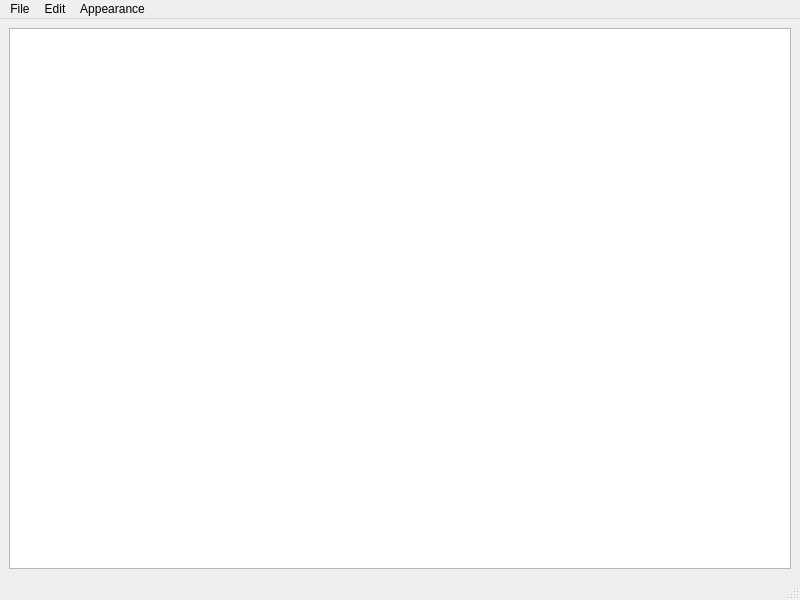
<?xml version="1.0" encoding="UTF-8"?>
<ui version="4.0">
 <class>MainWindow</class>
 <widget class="QMainWindow" name="MainWindow">
  <property name="geometry">
   <rect>
    <x>0</x>
    <y>0</y>
    <width>800</width>
    <height>600</height>
   </rect>
  </property>
  <property name="windowTitle">
   <string>MainWindow</string>
  </property>
  <property name="styleSheet">
   <string notr="true"/>
  </property>
  <widget class="QWidget" name="centralwidget">
   <layout class="QGridLayout" name="gridLayout">
    <item row="0" column="0">
     <widget class="QTextEdit" name="textEdit"/>
    </item>
   </layout>
  </widget>
  <widget class="QMenuBar" name="menubar">
   <property name="geometry">
    <rect>
     <x>0</x>
     <y>0</y>
     <width>800</width>
     <height>21</height>
    </rect>
   </property>
   <widget class="QMenu" name="menuFile">
    <property name="title">
     <string>File</string>
    </property>
    <addaction name="actionNew"/>
    <addaction name="actionOpen"/>
    <addaction name="separator"/>
    <addaction name="actionSave"/>
    <addaction name="actionSave_as"/>
   </widget>
   <widget class="QMenu" name="menuEdit">
    <property name="title">
     <string>Edit</string>
    </property>
    <addaction name="actionUndo"/>
    <addaction name="actionRedo"/>
    <addaction name="separator"/>
    <addaction name="actionCut"/>
    <addaction name="actionCopy"/>
    <addaction name="actionPaste"/>
   </widget>
   <widget class="QMenu" name="menuAppearance">
    <property name="title">
     <string>Appearance</string>
    </property>
    <addaction name="actionSet_Dark_Mode"/>
    <addaction name="actionSet_Light_Mode"/>
    <addaction name="separator"/>
    <addaction name="separator"/>
    <addaction name="actionIncrease_Font_Size"/>
    <addaction name="actionDecrease_Font_Size"/>
   </widget>
   <addaction name="menuFile"/>
   <addaction name="menuEdit"/>
   <addaction name="menuAppearance"/>
  </widget>
  <widget class="QStatusBar" name="statusbar"/>
  <action name="actionNew">
   <property name="text">
    <string>New</string>
   </property>
   <property name="shortcut">
    <string>Ctrl+N</string>
   </property>
  </action>
  <action name="actionOpen">
   <property name="text">
    <string>Open</string>
   </property>
  </action>
  <action name="actionSave">
   <property name="text">
    <string>Save</string>
   </property>
   <property name="shortcut">
    <string>Ctrl+S, Return</string>
   </property>
  </action>
  <action name="actionSave_as">
   <property name="text">
    <string>Save as</string>
   </property>
  </action>
  <action name="actionSet_Dark_Mode">
   <property name="text">
    <string>Set Dark Mode</string>
   </property>
  </action>
  <action name="actionSet_Light_Mode">
   <property name="text">
    <string>Set Light Mode</string>
   </property>
  </action>
  <action name="actionUndo">
   <property name="text">
    <string>Undo</string>
   </property>
   <property name="shortcut">
    <string>Ctrl+Z</string>
   </property>
  </action>
  <action name="actionRedo">
   <property name="text">
    <string>Redo</string>
   </property>
   <property name="shortcut">
    <string>Ctrl+Y</string>
   </property>
  </action>
  <action name="actionCut">
   <property name="text">
    <string>Cut</string>
   </property>
   <property name="shortcut">
    <string>Ctrl+C</string>
   </property>
  </action>
  <action name="actionCopy">
   <property name="text">
    <string>Copy</string>
   </property>
   <property name="shortcut">
    <string>Ctrl+C</string>
   </property>
  </action>
  <action name="actionPaste">
   <property name="text">
    <string>Paste</string>
   </property>
   <property name="shortcut">
    <string>Ctrl+V</string>
   </property>
  </action>
  <action name="actionIncrease_Font_Size">
   <property name="text">
    <string>Increase Font Size</string>
   </property>
  </action>
  <action name="actionDecrease_Font_Size">
   <property name="text">
    <string>Decrease Font Size</string>
   </property>
  </action>
 </widget>
 <resources/>
 <connections/>
</ui>
